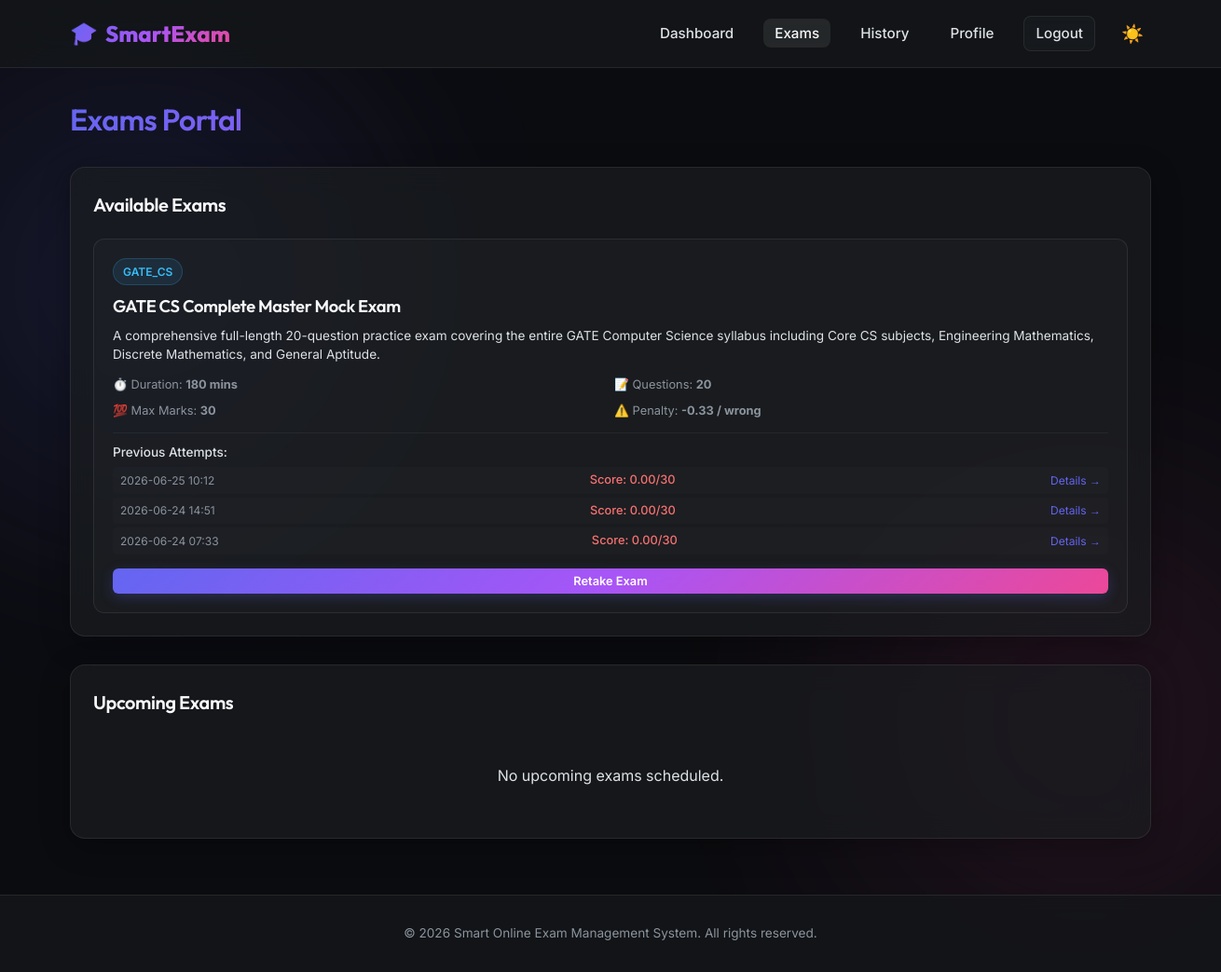
Page /exams (signed in) on the committed database.
### models/exam.py (models this page shows)
class Subject(db.Model):
    __tablename__ = 'subjects'
    id = db.Column(db.Integer, primary_key=True)
    name = db.Column(db.String(255), unique=True, nullable=False)
    code = db.Column(db.String(100), unique=True, nullable=False, index=True)
    description = db.Column(db.Text, nullable=True)
    exams = db.relationship('Exam', backref='subject', cascade="all, delete-orphan")

class Exam(db.Model):
    __tablename__ = 'exams'
    id = db.Column(db.Integer, primary_key=True)
    subject_id = db.Column(db.Integer, db.ForeignKey('subjects.id', ondelete='CASCADE'), nullable=False)
    title = db.Column(db.String(255), nullable=False)
    description = db.Column(db.Text, nullable=True)
    start_time = db.Column(db.DateTime, nullable=False)
    end_time = db.Column(db.DateTime, nullable=False)
    duration_minutes = db.Column(db.Integer, nullable=False)
    total_marks = db.Column(db.Integer, default=100, nullable=False)
    passing_marks = db.Column(db.Integer, default=40, nullable=False)
    negative_marking_val = db.Column(db.Numeric(4, 2), default=0.00)
    random_questions_count = db.Column(db.Integer, nullable=True)
    created_by = db.Column(db.Integer, db.ForeignKey('users.id', ondelete='CASCADE'), nullable=False)
    created_at = db.Column(db.DateTime, default=datetime.utcnow)
    questions = db.relationship('Question', backref='exam', cascade="all, delete-orphan")
    attempts = db.relationship('StudentExam', backref='exam', cascade="all, delete-orphan")
    __table_args__ = (
        db.Index('idx_exam_dates', 'start_time', 'end_time'),
    )

### models/attempt.py (models this page shows)
class StudentExam(db.Model):
    __tablename__ = 'student_exam'
    id = db.Column(db.Integer, primary_key=True)
    student_id = db.Column(db.Integer, db.ForeignKey('students.id', ondelete='CASCADE'), nullable=False)
    exam_id = db.Column(db.Integer, db.ForeignKey('exams.id', ondelete='CASCADE'), nullable=False)
    started_at = db.Column(db.DateTime, default=datetime.utcnow)
    submitted_at = db.Column(db.DateTime, nullable=True)
    score = db.Column(db.Numeric(6, 2), default=0.00)
    is_passed = db.Column(db.Boolean, default=False)
    status = db.Column(db.String(50), default='in_progress')  # 'in_progress', 'submitted', 'expired'
    responses = db.relationship('StudentResponse', backref='attempt', cascade="all, delete-orphan")
    result = db.relationship('Result', backref='attempt', uselist=False, cascade="all, delete-orphan")
    __table_args__ = (
        db.Index('idx_attempt_student_exam', 'student_id', 'exam_id'),
    )

### routes/student.py (the view)
@student_bp.route('/exams')
@login_required
def available_exams():
    if session.get('role') != 'student':
        return redirect(url_for('admin.dashboard'))
    student = g.user.student_profile
    now = datetime.utcnow()
    active_exams = Exam.query.filter(
        Exam.start_time <= now,
        Exam.end_time >= now
    ).order_by(Exam.start_time.asc()).all()
    active_exams_data = []
    for exam in active_exams:
        in_progress = StudentExam.query.filter_by(
            student_id=student.id,
            exam_id=exam.id,
            status='in_progress'
        ).first()
        completed = StudentExam.query.filter_by(
            student_id=student.id,
            exam_id=exam.id,
            status='submitted'
        ).order_by(StudentExam.submitted_at.desc()).all()
        active_exams_data.append({
            'exam': exam,
            'in_progress': in_progress,
            'completed': completed
        })
    upcoming = Exam.query.filter(
        Exam.start_time > now
    ).order_by(Exam.start_time.asc()).all()
    return render_template(
        'student/available_exams.html',
        active_exams_data=active_exams_data,
        upcoming=upcoming
    )

### templates/student/available_exams.html (shortened to what this page needs)
{% extends 'base.html' %}
{% block content %}
<div style="animation: fadeInUp 0.5s ease;">
    <h2 style="font-size: 2rem; margin-bottom: 25px; background: var(--primary-gradient); -webkit-background-clip: text; -webkit-text-fill-color: transparent;">
        Exams Portal
    </h2>
    <div class="glass-panel" style="margin-bottom: 30px;">
        <h3 style="margin-bottom: 20px; font-size: 1.25rem;">Available Exams</h3>
        {% if active_exams_data %}
            <div style="display: grid; grid-template-columns: repeat(auto-fit, minmax(320px, 1fr)); gap: 20px;">
                {% for item in active_exams_data %}
                    {% set exam = item.exam %}
                    <div style="padding: 20px; border-radius: 12px; border: 1px solid var(--glass-border); background: rgba(255,255,255,0.02); display: flex; flex-direction: column; justify-content: space-between; gap: 15px;">
                        <div>
                            <span class="badge badge-info" style="margin-bottom: 8px;">{{ exam.subject.code }}</span>
                            <h4 style="font-size: 1.15rem; margin-bottom: 6px;">{{ exam.title }}</h4>
                            <p style="color: var(--text-secondary); font-size: 0.85rem; line-height: 1.5; margin-bottom: 12px;">{{ exam.description or 'No description provided.' }}</p>
                            <div style="font-size: 0.8rem; color: var(--text-muted); display: grid; grid-template-columns: 1fr 1fr; gap: 8px; margin-bottom: 12px;">
                                <div>⏱️ Duration: <strong>{{ exam.duration_minutes }} mins</strong></div>
                                <div>📝 Questions: <strong>{{ exam.random_questions_count or exam.questions|length }}</strong></div>
                                <div>💯 Max Marks: <strong>{{ exam.total_marks }}</strong></div>
                                <div>⚠️ Penalty: <strong>-{{ exam.negative_marking_val }} / wrong</strong></div>
                            </div>
                            {% if item.completed %}
                                <div style="font-size: 0.85rem; padding-top: 10px; border-top: 1px solid rgba(255,255,255,0.05);">
                                    <span style="color: var(--text-secondary); font-weight: 500;">Previous Attempts:</span>
                                    <div style="max-height: 100px; overflow-y: auto; margin-top: 5px; display: flex; flex-direction: column; gap: 4px;">
                                        {% for attempt in item.completed %}
                                            <div style="display: flex; justify-content: space-between; align-items: center; background: rgba(255,255,255,0.01); padding: 4px 8px; border-radius: 4px;">
                                                <span style="color: var(--text-muted); font-size: 0.75rem;">{{ attempt.submitted_at.strftime('%Y-%m-%d %H:%M') }}</span>
                                                <span style="font-weight: 500; color: {% if attempt.is_passed %}var(--success){% else %}var(--danger){% endif %}; font-size: 0.8rem;">
                                                    Score: {{ attempt.score }}/{{ exam.total_marks }}
                                                </span>
                                                <a href="{{ url_for('exam.view_result', attempt_id=attempt.id) }}" style="font-size: 0.75rem; color: var(--primary); text-decoration: none;">Details &rarr;</a>
                                            </div>
                                        {% endfor %}
                                    </div>
                                </div>
                            {% endif %}
                        </div>
                        {% if item.in_progress %}
                            <div style="display: flex; flex-direction: column; gap: 8px;">
                                <div style="font-size: 0.8rem; color: var(--warning); display: flex; align-items: center; gap: 4px;">
                                    ⚠️ Attempt in progress.
                                </div>
                                <a href="{{ url_for('exam.take_exam', attempt_id=item.in_progress.id) }}" class="btn btn-warning btn-sm" style="width: 100%; text-align: center;">Resume Exam</a>
                            </div>
                        {% else %}
                            <form action="{{ url_for('exam.start_exam', exam_id=exam.id) }}" method="POST">
                                <button type="submit" class="btn btn-primary btn-sm" style="width: 100%;">
                                    {% if item.completed %}Retake Exam{% else %}Start Exam{% endif %}
                                </button>
                            </form>
                        {% endif %}
                    </div>
                {% endfor %}
            </div>
        {% else %}
            <p style="color: var(--text-secondary); text-align: center; padding: 30px 0;">No active exams are available to take right now.</p>
        {% endif %}
    </div>
    <div class="glass-panel">
        <h3 style="margin-bottom: 20px; font-size: 1.25rem;">Upcoming Exams</h3>
        {% if upcoming %}
            <div class="table-responsive">
                <table class="table">
                    <thead>
                        <tr>
                            <th>Subject</th>
                            <th>Exam Title</th>
                            <th>Start Date & Time</th>
                            <th>End Date & Time</th>
                            <th>Duration</th>
                            <th>Status</th>
                        </tr>
                    </thead>
                    <tbody>
                        {% for exam in upcoming %}
                            <tr>
                                <td><span class="badge badge-info">{{ exam.subject.code }}</span></td>
                                <td><strong>{{ exam.title }}</strong></td>
                                <td>{{ exam.start_time.strftime('%Y-%m-%d %H:%M') }} UTC</td>
                                <td>{{ exam.end_time.strftime('%Y-%m-%d %H:%M') }} UTC</td>
                                <td>{{ exam.duration_minutes }} minutes</td>
                                <td><span class="badge badge-warning">Scheduled</span></td>
                            </tr>
                        {% endfor %}
                    </tbody>
                </table>
            </div>
        {% else %}
            <p style="color: var(--text-secondary); text-align: center; padding: 30px 0;">No upcoming exams scheduled.</p>
        {% endif %}
    </div>
</div>
{% endblock %}

### templates/base.html (shortened to what this page needs)
<!DOCTYPE html>
<html lang="en">
<head>
    <link rel="stylesheet" href="{{ url_for('static', filename='css/style.css') }}">
</head>
<body>
    <nav class="navbar">
        <div class="container nav-container">
            <a href="/" class="navbar-brand">
                <span>🎓</span> SmartExam
            </a>
            <ul class="nav-links">
                {% if session.get('user_id') %}
                    {% if session.get('role') == 'admin' %}
                        <li><a href="{{ url_for('admin.dashboard') }}" class="{% if request.endpoint == 'admin.dashboard' %}active{% endif %}">Dashboard</a></li>
                        <li><a href="{{ url_for('admin.students') }}" class="{% if request.endpoint == 'admin.students' %}active{% endif %}">Students</a></li>
                        <li><a href="{{ url_for('admin.subjects') }}" class="{% if request.endpoint == 'admin.subjects' %}active{% endif %}">Subjects</a></li>
                        <li><a href="{{ url_for('admin.exams') }}" class="{% if 'admin.exam' in request.endpoint or 'admin.question' in request.endpoint %}active{% endif %}">Exams</a></li>
                        <li><a href="{{ url_for('admin.reports') }}" class="{% if request.endpoint == 'admin.reports' %}active{% endif %}">Reports</a></li>
                        <li><a href="{{ url_for('auth.profile') }}" class="{% if request.endpoint == 'auth.profile' %}active{% endif %}">Settings</a></li>
                    {% else %}
                        <li><a href="{{ url_for('student.dashboard') }}" class="{% if request.endpoint == 'student.dashboard' %}active{% endif %}">Dashboard</a></li>
                        <li><a href="{{ url_for('student.available_exams') }}" class="{% if request.endpoint == 'student.available_exams' or request.endpoint == 'exam.take_exam' %}active{% endif %}">Exams</a></li>
                        <li><a href="{{ url_for('student.history') }}" class="{% if request.endpoint == 'student.history' %}active{% endif %}">History</a></li>
                        <li><a href="{{ url_for('auth.profile') }}" class="{% if request.endpoint == 'auth.profile' %}active{% endif %}">Profile</a></li>
                    {% endif %}
                    <li><a href="{{ url_for('auth.logout') }}" class="btn btn-secondary btn-sm" style="padding: 6px 12px;">Logout</a></li>
                {% endif %}
                <li>
                    <button id="theme-toggle" class="theme-toggle-btn" title="Toggle Light/Dark Mode">☀️</button>
                </li>
            </ul>
        </div>
    </nav>
    <main class="container" style="margin-top: 30px; min-height: calc(100vh - 240px);">
        {% block content %}{% endblock %}
    </main>
    <footer class="footer">
        <div class="container">
            <p>&copy; 2026 Smart Online Exam Management System. All rights reserved.</p>
        </div>
    </footer>
</body>
</html>

### rows in the picture
Subject: subject.code "GATE_CS"
Exam: title "GATE CS Complete Master Mock Exam", description "A comprehensive full-length 20-question practice exam covering the entire GATE Computer Science syllabus including Core CS subjects, Engineering Mathematics, Discrete Mathematics, and General Aptitude.", duration_minutes "180", total_marks "30", negative_marking_val "0.33", total_marks "30"
StudentExam: submitted_at "2026-06-25 10:12", score "0.00"
StudentExam: submitted_at "2026-06-24 14:51", score "0.00"
StudentExam: submitted_at "2026-06-24 07:33", score "0.00"

### other values in the picture
{{ exam.random_questions_count or exam.questions|length }} "20"
